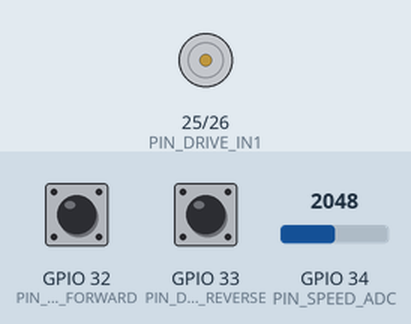
Simulated run of this sketch. Board: ESP32. Parts: motor-driver pin pairs drawn as motors (green arrow = first pin HIGH = forward, orange = second pin HIGH = backward, longer = more drive, scaled by the enable pin). The test bench sets the inputs (shaded band); at power-on: GPIO 32 (PIN_DIRECTION_FORWARD) HIGH, GPIO 33 (PIN_DIRECTION_REVERSE) HIGH, GPIO 34 (PIN_SPEED_ADC) = 2048 (analog values on the 0–4095 scale). What the sketch prints to the serial monitor is not drawn.

Above: at 1.2 s.
1.3 s: GPIO 32 (PIN_DIRECTION_FORWARD) pulled LOW for 1 s
At 2.06 s:
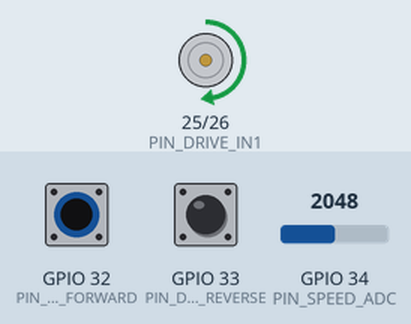
4.3 s: GPIO 33 (PIN_DIRECTION_REVERSE) pulled LOW for 0.15 s
6.1 s: GPIO 33 (PIN_DIRECTION_REVERSE) pulled LOW for 1 s
At 6.87 s:
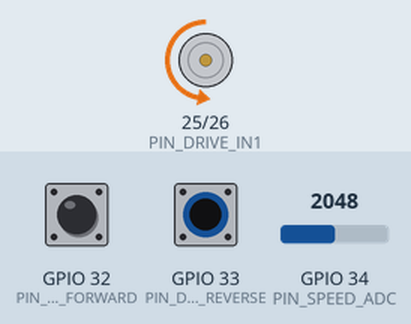
9.1 s: GPIO 34 (PIN_SPEED_ADC) set to 438
10.6 s: GPIO 34 (PIN_SPEED_ADC) set to 372
12.6 s: GPIO 32 (PIN_DIRECTION_FORWARD) pulled LOW for 0.15 s
At 13.6 s:
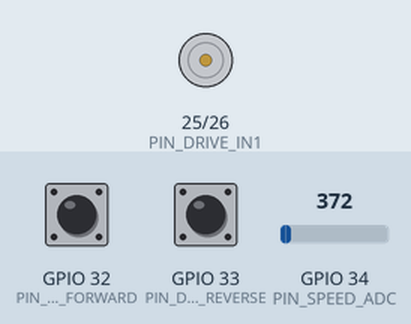
Timing chart, 0 to 15.3 s (numbered marks = the images above; inputs shaded):
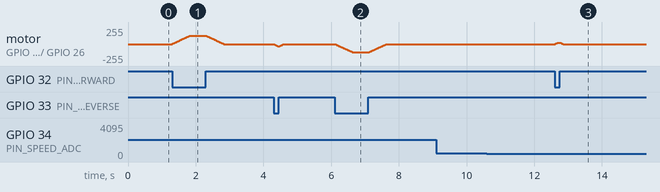

The sketch:

esp32_fahrregler_zwei_regler.ino
```cpp
// MesseAuto Fahrregler mit zwei Bedienelementen
//
// 1. Richtungsschalter: links = rueckwaerts, mitte = stop, rechts = vorwaerts
// 2. Geschwindigkeitspoti: 0 bis 100 Prozent
//
// Ausgang fuer den Fahrmotor: PWM + zwei Richtungspins an eine H-Bruecke
// wie TB6612FNG, DRV8833, BTS7960 oder L298N.

static const uint32_t BAUDRATE = 115200;

// === Eingaben ===
// 3-Stellungen-Schalter ON-OFF-ON:
// - linker Kontakt an GPIO 33 und GND
// - rechter Kontakt an GPIO 32 und GND
// - Mittelstellung laesst beide Eingaenge offen
static const int PIN_DIRECTION_FORWARD = 32;
static const int PIN_DIRECTION_REVERSE = 33;

// 10k-Potentiometer: 3V3 - Schleifer GPIO34 - GND
// Nie 5V auf den ESP32-ADC geben.
static const int PIN_SPEED_ADC = 34;

// === Fahrmotor-Ausgang ===
static const int PIN_DRIVE_PWM = 27;
static const int PIN_DRIVE_IN1 = 25;
static const int PIN_DRIVE_IN2 = 26;
static const int DRIVE_PWM_FREQUENCY = 1000;
static const int DRIVE_PWM_RESOLUTION_BITS = 8;

// === Verhalten ===
static const int SPEED_DEADBAND_PERCENT = 2;
static const int DRIVE_RAMP_STEP_PERCENT = 2;
static const uint32_t DRIVE_RAMP_INTERVAL_MS = 20;
static const uint32_t STATUS_INTERVAL_MS = 150;
static const uint32_t HELLO_INTERVAL_MS = 5000;

enum Direction {
  DIRECTION_STOP = 0,
  DIRECTION_FORWARD = 1,
  DIRECTION_REVERSE = -1,
};

int targetDrivePercent = 0;  // -100 bis +100
int actualDrivePercent = 0;  // -100 bis +100
uint32_t lastRampMs = 0;
uint32_t lastStatusMs = 0;
uint32_t lastHelloMs = 0;
String inputLine;

void setup() {
  Serial.begin(BAUDRATE);

  pinMode(PIN_DIRECTION_FORWARD, INPUT_PULLUP);
  pinMode(PIN_DIRECTION_REVERSE, INPUT_PULLUP);
  pinMode(PIN_SPEED_ADC, INPUT);

  pinMode(PIN_DRIVE_IN1, OUTPUT);
  pinMode(PIN_DRIVE_IN2, OUTPUT);
  pinMode(PIN_DRIVE_PWM, OUTPUT);

  analogReadResolution(12);
  ledcAttach(PIN_DRIVE_PWM, DRIVE_PWM_FREQUENCY, DRIVE_PWM_RESOLUTION_BITS);

  applyDriveOutput(0);
  sendHello();
}

void loop() {
  readSerialCommands();
  updateTargetFromControls();
  updateDriveRamp();

  const uint32_t now = millis();
  if (now - lastHelloMs > HELLO_INTERVAL_MS) {
    sendHello();
  }
  if (now - lastStatusMs > STATUS_INTERVAL_MS) {
    sendStatus();
  }
}

void updateTargetFromControls() {
  const Direction direction = readDirectionSwitch();
  const int speedPercent = readSpeedPercent();

  if (direction == DIRECTION_STOP || speedPercent <= SPEED_DEADBAND_PERCENT) {
    targetDrivePercent = 0;
    return;
  }

  targetDrivePercent = static_cast<int>(direction) * speedPercent;
}

Direction readDirectionSwitch() {
  const bool forwardActive = digitalRead(PIN_DIRECTION_FORWARD) == LOW;
  const bool reverseActive = digitalRead(PIN_DIRECTION_REVERSE) == LOW;

  if (forwardActive && !reverseActive) {
    return DIRECTION_FORWARD;
  }
  if (reverseActive && !forwardActive) {
    return DIRECTION_REVERSE;
  }

  // Mitte oder unplausibler Zustand: sicher stoppen.
  return DIRECTION_STOP;
}

int readSpeedPercent() {
  long total = 0;
  for (int index = 0; index < 8; index += 1) {
    total += analogRead(PIN_SPEED_ADC);
    delayMicroseconds(250);
  }

  const int raw = total / 8;
  return constrain(map(raw, 0, 4095, 0, 100), 0, 100);
}

void updateDriveRamp() {
  const uint32_t now = millis();
  if (now - lastRampMs < DRIVE_RAMP_INTERVAL_MS) {
    return;
  }
  lastRampMs = now;

  if (actualDrivePercent == targetDrivePercent) {
    return;
  }

  // Bei Richtungswechseln erst auf 0 Prozent fahren, dann umpolen.
  if (actualDrivePercent != 0 && targetDrivePercent != 0 && signOf(actualDrivePercent) != signOf(targetDrivePercent)) {
    actualDrivePercent += actualDrivePercent > 0 ? -DRIVE_RAMP_STEP_PERCENT : DRIVE_RAMP_STEP_PERCENT;
  } else if (actualDrivePercent < targetDrivePercent) {
    actualDrivePercent = min(actualDrivePercent + DRIVE_RAMP_STEP_PERCENT, targetDrivePercent);
  } else {
    actualDrivePercent = max(actualDrivePercent - DRIVE_RAMP_STEP_PERCENT, targetDrivePercent);
  }

  applyDriveOutput(actualDrivePercent);
}

int signOf(int value) {
  if (value > 0) {
    return 1;
  }
  if (value < 0) {
    return -1;
  }
  return 0;
}

void applyDriveOutput(int signedPercent) {
  const int pwm = map(abs(signedPercent), 0, 100, 0, 255);

  if (signedPercent > 0) {
    digitalWrite(PIN_DRIVE_IN1, HIGH);
    digitalWrite(PIN_DRIVE_IN2, LOW);
  } else if (signedPercent < 0) {
    digitalWrite(PIN_DRIVE_IN1, LOW);
    digitalWrite(PIN_DRIVE_IN2, HIGH);
  } else {
    digitalWrite(PIN_DRIVE_IN1, LOW);
    digitalWrite(PIN_DRIVE_IN2, LOW);
  }

  ledcWrite(PIN_DRIVE_PWM, pwm);
}

void readSerialCommands() {
  while (Serial.available() > 0) {
    const char c = static_cast<char>(Serial.read());
    if (c == '\n') {
      handleCommand(inputLine);
      inputLine = "";
    } else if (c != '\r') {
      inputLine += c;
    }
  }
}

void handleCommand(const String &line) {
  if (line.indexOf("\"stop\"") >= 0 || line.indexOf("\"reset\"") >= 0) {
    targetDrivePercent = 0;
    return;
  }
}

const char *directionLabel(int signedPercent) {
  if (signedPercent > 0) {
    return "forward";
  }
  if (signedPercent < 0) {
    return "reverse";
  }
  return "stop";
}

void sendHello() {
  lastHelloMs = millis();
  Serial.printf("{\"device\":\"esp32_fahrregler\",\"type\":\"hello\",\"mode\":\"two_controls\",\"baudrate\":%lu}\n", BAUDRATE);
}

void sendStatus() {
  lastStatusMs = millis();
  const Direction selectedDirection = readDirectionSwitch();
  const int selectedSpeed = readSpeedPercent();

  Serial.printf(
    "{\"device\":\"esp32_fahrregler\",\"type\":\"drive_status\",\"mode\":\"two_controls\","
    "\"selected_direction\":\"%s\",\"selected_speed_percent\":%d,"
    "\"target_drive\":%d,\"actual_drive\":%d,"
    "\"direction\":\"%s\",\"speed_percent\":%d,\"errors\":[]}\n",
    selectedDirection == DIRECTION_FORWARD ? "forward" : selectedDirection == DIRECTION_REVERSE ? "reverse" : "stop",
    selectedSpeed,
    targetDrivePercent,
    actualDrivePercent,
    directionLabel(actualDrivePercent),
    abs(actualDrivePercent)
  );
}
```

Measured:
- after the input at 1.3 s, motor on GPIO 25 (PIN_DRIVE_IN1) / GPIO 26 (PIN_DRIVE_IN2): rises from stopped to forward 127/255 in 0.52 s, then falls to stopped in 1.0 s
- after the input at 9.1 s, every drawn part: stays the same
- after the input at 10.6 s, every drawn part: stays the same
- after the input at 12.6 s, motor on GPIO 25 (PIN_DRIVE_IN1) / GPIO 26 (PIN_DRIVE_IN2): rises from stopped to forward 22/255 in 0.09 s, then falls to stopped in 0.15 s
